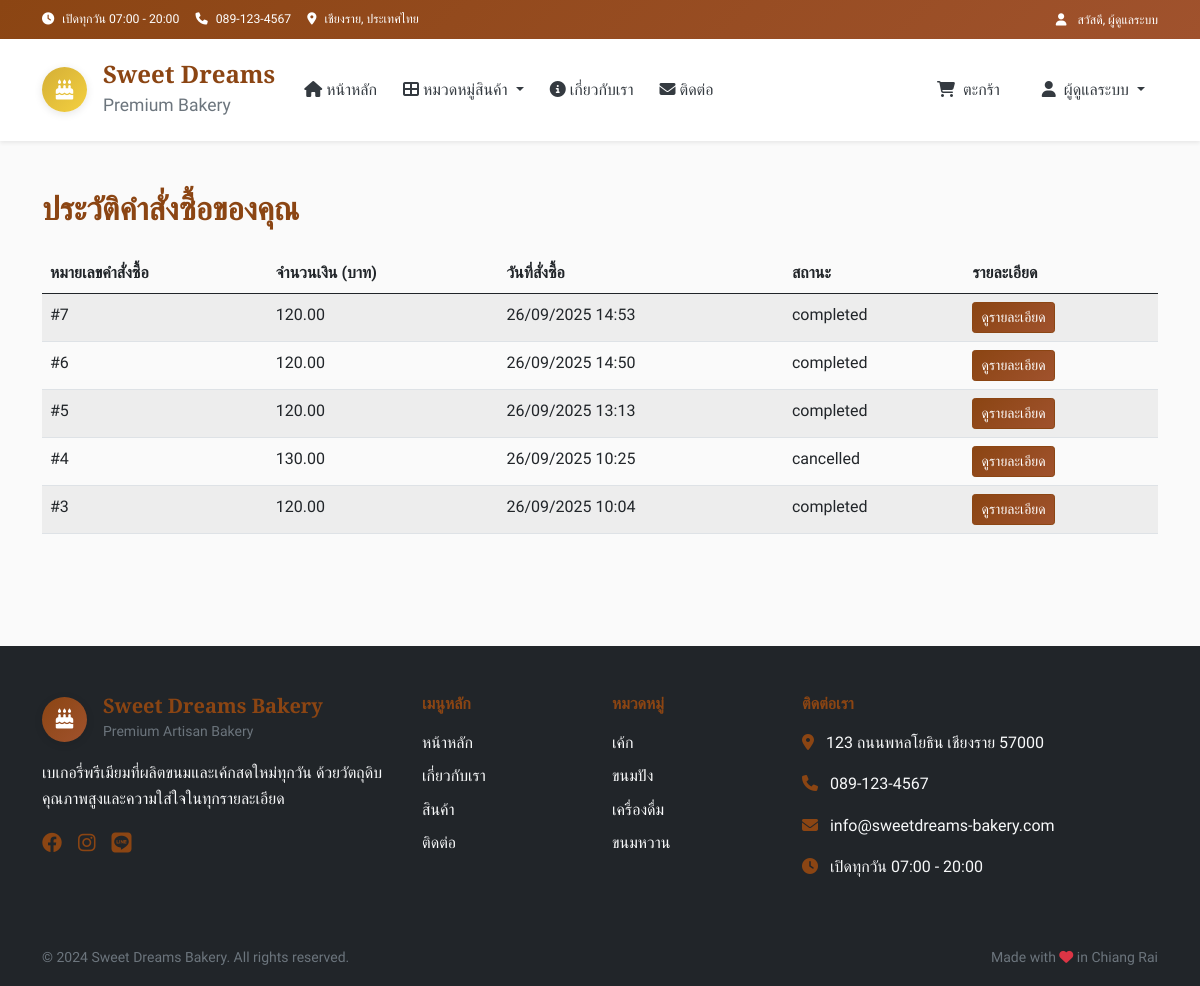
The page /order_history (signed in) on the database its author committed.
### tables this page shows
CREATE TABLE orders (
        id INTEGER PRIMARY KEY AUTOINCREMENT,
        user_id INTEGER,
        total_amount DECIMAL(10,2) NOT NULL,
        status TEXT DEFAULT 'pending',
        customer_name TEXT NOT NULL,
        customer_phone TEXT NOT NULL,
        customer_address TEXT,
        notes TEXT,
        created_at TIMESTAMP DEFAULT CURRENT_TIMESTAMP,
        FOREIGN KEY (user_id) REFERENCES users (id)
    );

CREATE TABLE categories (
        id INTEGER PRIMARY KEY AUTOINCREMENT,
        name TEXT UNIQUE NOT NULL,
        name_en TEXT,
        icon TEXT,
        description TEXT,
        display_order INTEGER DEFAULT 0
    );

### app.py (the view)
@app.route("/order_history")
def order_history():
    user_id = session.get("user_id")
    if not user_id:
        return redirect(url_for("login"))
    conn = get_db_connection()
    orders = conn.execute("""
        SELECT * FROM orders
        WHERE user_id = ?
        ORDER BY created_at DESC
    """, (user_id,)).fetchall()
    conn.close()
    return render_template("order_history.html", orders=orders)

### app.py (called while the page is built)
def get_db_connection():
    conn = sqlite3.connect(DB_NAME)
    conn.row_factory = sqlite3.Row
    return conn

def get_categories():
    conn = get_db_connection()
    categories = conn.execute(
        "SELECT * FROM categories ORDER BY display_order"
    ).fetchall()
    conn.close()
    return categories

def get_cart_total():
    cart = session.get('cart', {})
    total_items = sum(item['quantity'] for item in cart.values())
    total_price = sum(item['quantity'] * item['price'] for item in cart.values())
    return total_items, total_price

@app.context_processor
def inject_global_data():
    categories = get_categories()
    cart_total_items, _ = get_cart_total()
    return dict(
        categories=categories,
        cart_total_items=cart_total_items
    )

@app.template_filter('datetimeformat')
def datetimeformat(value, format='%d/%m/%Y %H:%M'):
    try:
        dt = datetime.strptime(value, "%Y-%m-%d %H:%M:%S")
        return dt.strftime(format)
    except:
        return value

### templates/order_history.html (shortened to what this page needs)
{% extends "layout.html" %}
{% block content %}
<div class="container py-5">
    <h2 class="mb-4">ประวัติคำสั่งซื้อของคุณ</h2>
    {% if orders %}
    <table class="table table-striped">
        <thead>
            <tr>
                <th>หมายเลขคำสั่งซื้อ</th>
                <th>จำนวนเงิน (บาท)</th>
                <th>วันที่สั่งซื้อ</th>
                <th>สถานะ</th>
                <th>รายละเอียด</th>
            </tr>
        </thead>
        <tbody>
            {% for order in orders %}
            <tr>
                <td>#{{ order.id }}</td>
                <td>{{ "%.2f"|format(order.total_amount) }}</td>
                <td>{{ order.created_at | datetimeformat }}</td>
                <td>{{ order.status }}</td>
                <td><a href="{{ url_for('order_detail', order_id=order.id) }}" class="btn btn-sm btn-primary">ดูรายละเอียด</a></td>
            </tr>
            {% endfor %}
        </tbody>
    </table>
    {% else %}
    <p>คุณยังไม่มีคำสั่งซื้อ</p>
    {% endif %}
</div>
{% endblock %}

### templates/layout.html (shortened to what this page needs)
<!DOCTYPE html>
<html lang="th" data-bs-theme="light">
<head>
    <link href="https://cdn.jsdelivr.net/npm/bootstrap@5.0.2/dist/css/bootstrap.min.css" rel="stylesheet">
    <link rel="stylesheet" href="https://cdnjs.cloudflare.com/ajax/libs/font-awesome/6.4.0/css/all.min.css">
    <link rel="stylesheet" href="{{ url_for('static', filename='css/main.css') }}">
    {% if session.get('role') == 'admin' %}
    <link rel="stylesheet" href="{{ url_for('static', filename='css/admin.css') }}">
    {% endif %}
</head>
<body>
    <header>
        <div class="top-bar bg-primary text-white py-2">
            <div class="container">
                <div class="row align-items-center">
                    <div class="col-md-8">
                        <small class="d-flex align-items-center flex-wrap gap-3">
                            <span><i class="fas fa-clock me-2"></i>เปิดทุกวัน 07:00 - 20:00</span>
                            <span><i class="fas fa-phone me-2"></i>089-123-4567</span>
                            <span><i class="fas fa-map-marker-alt me-2"></i>เชียงราย, ประเทศไทย</span>
                        </small>
                    </div>
                    <div class="col-md-4 text-end">
                        {% if session.get('user_id') %}
                            <small>
                                <i class="fas fa-user me-2"></i>
                                สวัสดี, {{ session.get('full_name') or session.get('username') }}
                            </small>
                        {% endif %}
                    </div>
                </div>
            </div>
        </div>
    </header>
    <nav class="navbar navbar-expand-lg navbar-light bg-white shadow-sm sticky-top" aria-label="Main navigation">
        <div class="container">
            <a class="navbar-brand d-flex align-items-center" href="{{ url_for('index') }}">
                <div class="logo-container me-3">
                    <div class="logo-circle">
                        <i class="fas fa-birthday-cake" aria-hidden="true"></i>
                    </div>
                </div>
                <div class="brand-info d-none d-md-block">
                    <h4 class="mb-0 brand-name">Sweet Dreams</h4>
                    <small class="text-muted">Premium Bakery</small>
                </div>
            </a>
            <div class="collapse navbar-collapse" id="navbarNav">
                <ul class="navbar-nav me-auto mb-2 mb-lg-0">
                    <li class="nav-item">
                        <a class="nav-link fw-500 {% if request.endpoint == 'index' %}active{% endif %}" href="{{ url_for('index') }}">
                            <i class="fas fa-home me-1"></i>หน้าหลัก
                        </a>
                    </li>
                    <li class="nav-item dropdown">
                        <a class="nav-link dropdown-toggle fw-500" href="#" role="button" data-bs-toggle="dropdown" aria-expanded="false">
                            <i class="fas fa-th-large me-1"></i>หมวดหมู่สินค้า
                        </a>
                    </li>
                    <li class="nav-item">
                        <a class="nav-link fw-500" href="{{ url_for('index') }}#about">
                            <i class="fas fa-info-circle me-1"></i>เกี่ยวกับเรา
                        </a>
                    </li>
                    <li class="nav-item">
                        <a class="nav-link fw-500" href="{{ url_for('index') }}#contact">
                            <i class="fas fa-envelope me-1"></i>ติดต่อ
                        </a>
                    </li>
                </ul>
                <ul class="navbar-nav ms-auto">
                    <li class="nav-item me-3">
                        <a class="nav-link position-relative fw-500 cart-link" href="{{ url_for('cart') }}">
                            <i class="fas fa-shopping-cart me-1"></i>
                            <span class="d-none d-lg-inline">ตะกร้า</span>
                        </a>
                    </li>
                    {% if session.get('user_id') %}
                        <li class="nav-item dropdown">
                            <a class="nav-link dropdown-toggle fw-500" href="#" role="button" data-bs-toggle="dropdown" aria-expanded="false">
                                <i class="fas fa-user me-1"></i>
                                <span class="d-none d-lg-inline">{{ session.get('full_name') or session.get('username') }}</span>
                            </a>
                        </li>
                    {% endif %}
                </ul>
            </div>
        </div>
    </nav>
    <main>
        {% block content %}{% endblock %}
    </main>
    <footer class="bg-dark text-white mt-5">
        <div class="container py-5">
            <div class="row gy-4">
                <div class="col-lg-4">
                    <div class="d-flex align-items-center mb-3">
                        <div class="logo-circle bg-primary me-3">
                            <i class="fas fa-birthday-cake text-white" aria-hidden="true"></i>
                        </div>
                        <div>
                            <h5 class="mb-0 text-primary">Sweet Dreams Bakery</h5>
                            <small class="text-muted">Premium Artisan Bakery</small>
                        </div>
                    </div>
                    <p class="text-light">
                        เบเกอรี่พรีเมียมที่ผลิตขนมและเค้กสดใหม่ทุกวัน
                        ด้วยวัตถุดิบคุณภาพสูงและความใส่ใจในทุกรายละเอียด
                    </p>
                    <div class="d-flex gap-3">
                        <a href="#" class="text-primary fs-5" aria-label="Facebook"><i class="fab fa-facebook"></i></a>
                        <a href="#" class="text-primary fs-5" aria-label="Instagram"><i class="fab fa-instagram"></i></a>
                        <a href="#" class="text-primary fs-5" aria-label="Line"><i class="fab fa-line"></i></a>
                    </div>
                </div>
                <div class="col-lg-2 col-md-6">
                    <h6 class="text-primary mb-3">เมนูหลัก</h6>
                    <ul class="list-unstyled">
                        <li class="mb-2"><a href="{{ url_for('index') }}" class="text-light text-decoration-none">หน้าหลัก</a></li>
                        <li class="mb-2"><a href="{{ url_for('index') }}#about" class="text-light text-decoration-none">เกี่ยวกับเรา</a></li>
                        <li class="mb-2"><a href="{{ url_for('index') }}#products" class="text-light text-decoration-none">สินค้า</a></li>
                        <li class="mb-2"><a href="{{ url_for('index') }}#contact" class="text-light text-decoration-none">ติดต่อ</a></li>
                    </ul>
                </div>
                <div class="col-lg-2 col-md-6">
                    <h6 class="text-primary mb-3">หมวดหมู่</h6>
                    <ul class="list-unstyled">
                        {% if categories %}
                            {% for category in categories[:4] %}
                            <li class="mb-2">
                                <a href="{{ url_for('category_by_id', category_id=category.id) }}" class="text-light text-decoration-none">
                                    {{ category.name }}
                                </a>
                            </li>
                            {% endfor %}
                        {% endif %}
                    </ul>
                </div>
                <div class="col-lg-4">
                    <h6 class="text-primary mb-3">ติดต่อเรา</h6>
                    <div class="mb-3">
                        <i class="fas fa-map-marker-alt text-primary me-2"></i>
                        <span class="text-light">123 ถนนพหลโยธิน เชียงราย 57000</span>
                    </div>
                    <div class="mb-3">
                        <i class="fas fa-phone text-primary me-2"></i>
                        <span class="text-light">089-123-4567</span>
                    </div>
                    <div class="mb-3">
                        <i class="fas fa-envelope text-primary me-2"></i>
                        <span class="text-light">info@sweetdreams-bakery.com</span>
                    </div>
                    <div>
                        <i class="fas fa-clock text-primary me-2"></i>
                        <span class="text-light">เปิดทุกวัน 07:00 - 20:00</span>
                    </div>
                </div>
            </div>
        </div>
        <div class="bg-black py-3">
            <div class="container">
                <div class="row align-items-center">
                    <div class="col-md-6">
                        <small class="text-muted">
                            © 2024 Sweet Dreams Bakery. All rights reserved.
                        </small>
                    </div>
                    <div class="col-md-6 text-md-end">
                        <small class="text-muted">
                            Made with <i class="fas fa-heart text-danger"></i> in Chiang Rai
                        </small>
                    </div>
                </div>
            </div>
        </div>
    </footer>
    <div class="toast-container position-fixed bottom-0 end-0 p-3" style="z-index: 1055;">
    </div>
</body>
</html>

### static/css/main.css (style rules this page uses)
:root { --primary-color: #8B4513; --secondary-color: #d4af37; --accent-color: #f4d03f; --success-color: #28a745; --danger-color: #dc3545; --warning-color: #ffc107; --info-color: #17a2b8; --light-color: #f8f9fa; --dark-color: #343a40; --gradient-primary: linear-gradient(135deg, var(--primary-color), #A0522D); --gradient-secondary: linear-gradient(135deg, var(--secondary-color), var(--accent-color)); --gradient-light: linear-gradient(135deg, #fff8f0, #f5f0e8); --shadow-sm: 0 2px 8px rgba(0,0,0,0.1); --shadow-md: 0 4px 15px rgba(0,0,0,0.15); --shadow-lg: 0 8px 30px rgba(0,0,0,0.2); --border-radius: 15px; --border-radius-sm: 10px; --border-radius-lg: 25px; --transition: all 0.3s ease; --transition-fast: all 0.2s ease; }
.btn-primary { background: var(--gradient-primary); border-color: var(--primary-color); }
.text-primary { color: var(--primary-color) !important; }
.bg-primary { background: var(--gradient-primary) !important; }
body { font-family: 'Prompt', sans-serif; line-height: 1.6; color: var(--dark-color); background-color: #fafafa; }
h1, h2, h3, h4, h5, h6 { font-family: 'Playfair Display', serif; font-weight: 600; color: var(--primary-color); }
.fw-500 { font-weight: 500; }
.top-bar { font-size: 14px; background: var(--gradient-primary) !important; }
.logo-circle { width: 45px; height: 45px; background: var(--gradient-secondary); border-radius: 50%; display: flex; align-items: center; justify-content: center; color: white; font-size: 20px; box-shadow: var(--shadow-sm); transition: var(--transition); }
.brand-name { color: var(--primary-color); font-family: 'Playfair Display', serif; font-weight: 700; }
.navbar { padding: 1rem 0; background: white !important; box-shadow: var(--shadow-sm); }
.navbar-brand { transition: var(--transition); }
.nav-link { font-weight: 500; color: var(--dark-color) !important; transition: var(--transition); border-radius: var(--border-radius-sm); margin: 0 5px; }

### rows shown on the page
orders: id "7", total_amount "120.00", created_at "26/09/2025 14:53", status "completed"
orders: id "6", total_amount "120.00", created_at "26/09/2025 14:50", status "completed"
orders: id "5", total_amount "120.00", created_at "26/09/2025 13:13", status "completed"
orders: id "4", total_amount "130.00", created_at "26/09/2025 10:25", status "cancelled"
orders: id "3", total_amount "120.00", created_at "26/09/2025 10:04", status "completed"
categories: name "เค้ก"
categories: name "ขนมปัง"
categories: name "เครื่องดื่ม"
categories: name "ขนมหวาน"

### other values the page prints
{{ session.get('full_name') or session.get('username') }} "ผู้ดูแลระบบ"
